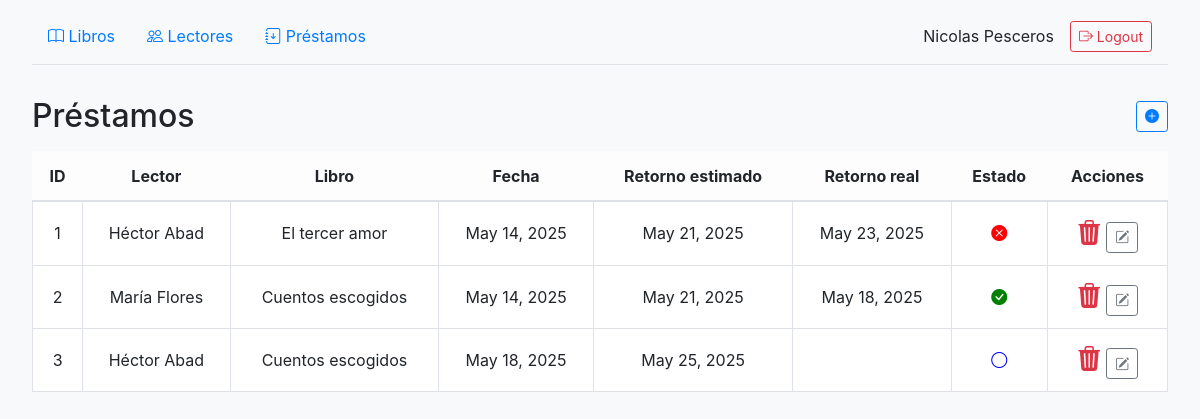
The app's page /app_biblioteca/ (signed in), older data.
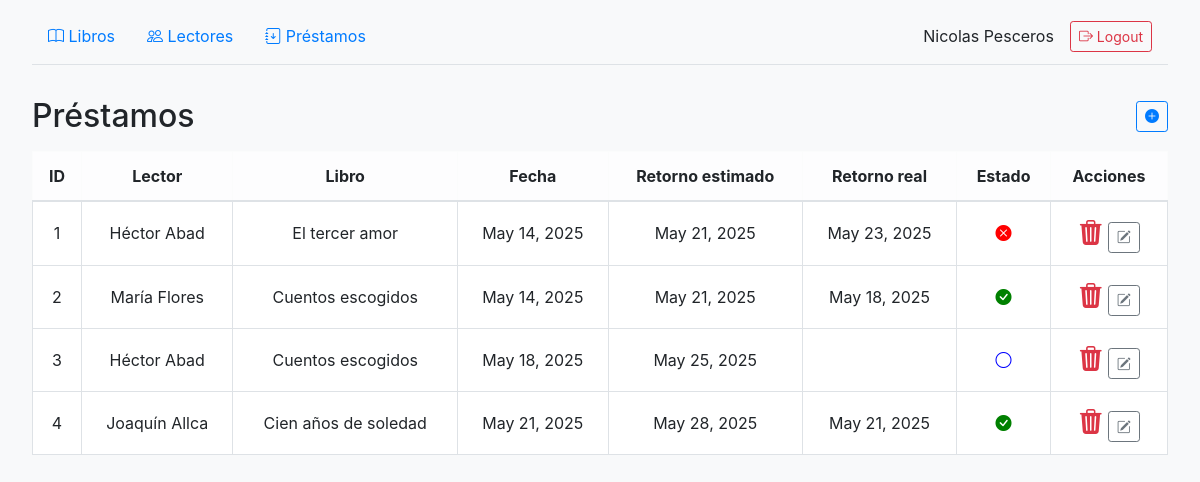
The same page, newer data.
### app_biblioteca/models.py (models this page shows, shortened)
class Lending(models.Model):
    _states = (
        (0, 'Prestado'),
        (1, 'Devuelto'),
        (2, 'Atrasado'),
    )
    state = models.SmallIntegerField(choices=_states, default=0)
    reader = models.ForeignKey(Reader, on_delete=models.CASCADE)
    book = models.ForeignKey(Book, on_delete=models.CASCADE)
    loan_term_days = models.IntegerField(default=7)
    daily_rate=models.DecimalField(max_digits=10, decimal_places=2, default=1.50)
    date = models.DateField(default=now)
    estimated_return_date = models.DateField(null=False)
    real_return_date = models.DateField(null=True, blank=True)
    is_active = models.BooleanField(default=True)

class Reader(models.Model):
    name = models.CharField(max_length=30, blank=False)
    first_surname = models.CharField(max_length=30, blank=False)
    second_surname = models.CharField(max_length=30, blank=True, null=True)
    address = models.CharField(max_length=250, blank=True, null=True)
    phone = models.CharField(max_length=15, blank=True, null=True)
    sanctions = models.IntegerField(default=0)
    sanction_amount = models.DecimalField(max_digits=10, decimal_places=2, default=0.00)
    is_active = models.BooleanField(default=True)
    def __str__(self):
        return f"{self.name} {self.first_surname}"

class Book(models.Model):
    title = models.CharField(max_length=255, blank=False)
    author = models.CharField(max_length=255, blank=False)
    publication_year = models.IntegerField(blank=False)
    pages = models.IntegerField(null=True, blank=True)
    description = models.TextField(blank=True)
    stock = models.IntegerField(default=1)
    available = models.IntegerField(default=1)
    is_active = models.BooleanField(default=True)
    editorial = models.ForeignKey(Editorial, on_delete=models.CASCADE)
    language = models.ForeignKey(Language, on_delete=models.CASCADE)
    genre = models.ForeignKey(Genre, on_delete=models.CASCADE)
    def __str__(self):
        return self.title

### app_biblioteca/views.py (the view)
# urls.py: path(r'', views.main, name='main'),
@login_required(login_url='/app_biblioteca/login/')
def main(request):
   lendings=Lending.objects.all()
   for lending in lendings:
      print(lending.estimated_return_date)
   return render(request,'lendings.html',{'lendings':lendings})

### app_biblioteca/templates/lendings.html (shortened to what this page needs)
{% load static %}
<!DOCTYPE html>
<html lang="en">
<head>
    <link rel="stylesheet" href="{% static 'bootstrap/css/bootstrap.min.css' %}">
    <link rel="stylesheet" href="{% static 'bootstrap/css/bootstrap-icons.css' %}">
    <link rel="stylesheet" href="{% static 'css/main.css' %}?v=1">
</head>
<body>
    {% block content %}
    <div class="top-bar px-3 py-2 border-bottom">
        <div class="d-flex justify-content-between align-items-center w-100">
            <div class="d-flex align-items-center">
                <a href="{% url 'books' %}" class="nav-link"><i class="bi bi-book"></i> Libros</a>
                <a href="{% url 'readers' %}" class="nav-link"><i class="bi bi-people"></i> Lectores</a>
                <a href="{% url 'main' %}" class="nav-link"><i class="bi bi-journal-arrow-down"></i> Préstamos</a>
            </div>
            <div class="d-flex align-items-center">
                <div class="user-info">
                    <span class="fw-bold">{{ user.first_name }} {{ user.last_name }}</span>
                    <form action="{% url 'logout' %}" method="post">
                        <button type="submit" class="btn btn-outline-danger btn-sm">
                            <i class="bi bi-box-arrow-right"></i> Logout
                        </button>
                    </form>
                </div>
            </div>
        </div>
    </div>
    <div class="page-header d-flex align-items-center justify-content-between">
        <h2>Préstamos</h2>
        <button class="btn btn-sm btn-outline-primary" title="Crear Préstamo" onclick="abrir_modal_creacion('{% url 'create_lending' %}')">
            <i class="bi bi-plus-circle-fill fs-l"></i>
        </button>
    </div>
    <div class="table-responsive mt-3">
        <table class="table table-bordered table-hover text-center align-middle bg-white">
            <thead class="table-light">
                <tr>
                    <th>ID</th>
                    <th>Lector</th>
                    <th>Libro</th>
                    <th>Fecha</th>
                    <th>Retorno estimado</th>
                    <th>Retorno real</th>
                    <th>Estado</th>
                    <th>Acciones</th>
                </tr>
            </thead>
            <tbody>
                {% for lending in lendings %}
                <tr data-lendingid="{{ lending.id }}">
                    <td>{{ lending.id }}</td>
                    <td>{{ lending.reader }}</td>
                    <td>{{ lending.book }}</td>
                    <td>{{ lending.date }}</td>
                    <td>{{ lending.estimated_return_date }}</td>
                    <td>
                        {% if lending.real_return_date %}
                          {{ lending.real_return_date }}
                        {% endif %}
                    </td>
                    <td>
                        {% if lending.state == 0 %}
                            <i class="bi bi-circle" style="color:blue;" title="Pendiente"></i>
                        {% elif lending.state == 1 %}
                            <i class="bi bi-check-circle-fill" style="color:green;" title="Devuelto"></i>
                        {% else %}
                            <i class="bi bi-x-circle-fill" style="color:red;" title="Atrasado"></i>
                        {% endif %}
                    </td>
                    <td>
                        <span class="act-btn delete-lending text-danger" title="Borrar Préstamo" style="cursor: pointer; font-size:25px;">
                            <i class="bi bi-trash3-fill fs-5"></i>
                        </span>
                        <button class="btn btn-sm btn-outline-secondary" title="Editar Préstamo" onclick="abrir_modal_edicion('{% url 'edit_lending' lending.id %}')">
                            <i class="bi bi-pencil-square"></i>
                        </button>
                    </td>
                </tr>
                {% endfor %}
            </tbody>
        </table>
    </div>
    {% endblock %}
</body>
</html>

Row changes from the older to the newer data that the page shows:
added Lending: id "4", reader "Joaquín Allca", book "Cien años de soledad", date "May 21, 2025", estimated_return_date "May 28, 2025", real_return_date "May 21, 2025", state 1 (drawn)
